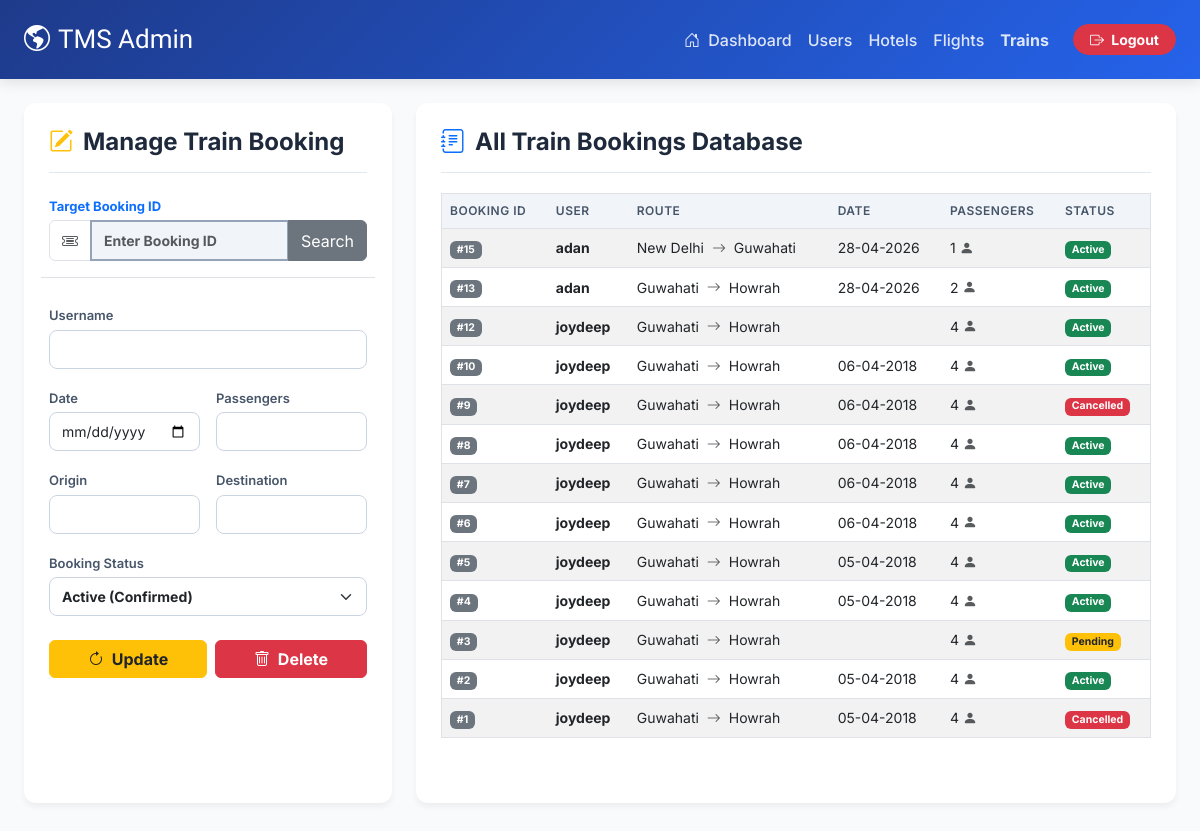
Screenshot of /Management/trainbookings_view.php (signed in) with the database file from the repository.
### tables this page shows
CREATE TABLE `trainbookings` (
  `bookingID` int(5) NOT NULL,
  `username` varchar(50) NOT NULL,
  `date` varchar(60) NOT NULL,
  `cancelled` varchar(20) NOT NULL,
  `origin` varchar(50) NOT NULL,
  `destination` varchar(50) NOT NULL,
  `passengers` int(5) NOT NULL
);

### Management/trainbookings_view.php (the view, shortened to what this page needs)
<?php
$servername = "localhost";
$db_user = "root";
$db_pass = "";
$dbname = "travel";
$conn = mysqli_connect($servername, $db_user, $db_pass, $dbname);
$bookingID = ""; $booking_username = ""; $date = ""; $cancelled = "";
$origin = ""; $destination = ""; $passengers = "";
?>
<!DOCTYPE html>
<html lang="en">
<head>
    <link href="https://cdn.jsdelivr.net/npm/bootstrap@5.3.0/dist/css/bootstrap.min.css" rel="stylesheet">
    <link href="https://cdn.jsdelivr.net/npm/bootstrap-icons@1.10.5/font/bootstrap-icons.css" rel="stylesheet">
</head>
<body>
    <nav class="navbar navbar-expand-lg navbar-custom mb-4">
        <div class="container-fluid px-4">
            <a class="navbar-brand" href="Home.php">
                <i class="bi bi-globe-americas me-2"></i>TMS Admin
            </a>
            <div class="collapse navbar-collapse" id="navbarNav">
                <ul class="navbar-nav ms-auto align-items-center">
                    <li class="nav-item"><a class="nav-link" href="Home.php"><i class="bi bi-house-door me-1"></i> Dashboard</a></li>
                    <li class="nav-item"><a class="nav-link" href="users_add.php">Users</a></li>
                    <li class="nav-item"><a class="nav-link" href="hotels_add.php">Hotels</a></li>
                    <li class="nav-item"><a class="nav-link" href="flights_add.php">Flights</a></li>
                    <li class="nav-item"><a class="nav-link active fw-bold text-white" href="trains_add.php">Trains</a></li>
                    <li class="nav-item ms-3">
                        <a href="adminLogout.php" class="btn btn-danger btn-sm rounded-pill px-3 fw-bold">
                            <i class="bi bi-box-arrow-right me-1"></i> Logout
                        </a>
                    </li>
                </ul>
            </div>
        </div>
    </nav>
    <div class="container-fluid px-4 pb-5">
        <div class="row g-4">
            <div class="col-lg-4">
                <div class="dashboard-card h-100">
                    <h4 class="card-header-title">
                        <i class="bi bi-pencil-square text-warning"></i> Manage Train Booking
                    </h4>
                    <form method="post" action="">
                        <div class="row g-3">
                            <div class="col-12 mb-2 border-bottom pb-3">
                                <label class="form-label text-primary fw-bold">Target Booking ID</label>
                                <div class="input-group">
                                    <span class="input-group-text bg-white"><i class="bi bi-ticket-detailed text-muted"></i></span>
                                    <input type="number" name="bookingID" class="form-control search-highlight fw-bold" placeholder="Enter Booking ID" value="<?php echo htmlspecialchars($bookingID); ?>">
                                    <button type="submit" name="search" class="btn btn-secondary">Search</button>
                                </div>
                            </div>
                            <div class="col-12">
                                <label class="form-label">Username</label>
                                <input type="text" name="username" class="form-control" value="<?php echo htmlspecialchars($booking_username); ?>">
                            </div>
                            <div class="col-md-6">
                                <label class="form-label">Date</label>
                                <input type="date" name="date" class="form-control" value="<?php echo htmlspecialchars($date); ?>">
                            </div>
                            <div class="col-md-6">
                                <label class="form-label">Passengers</label>
                                <input type="number" name="passengers" class="form-control" value="<?php echo htmlspecialchars($passengers); ?>">
                            </div>
                            <div class="col-md-6">
                                <label class="form-label">Origin</label>
                                <input type="text" name="origin" class="form-control" value="<?php echo htmlspecialchars($origin); ?>">
                            </div>
                            <div class="col-md-6">
                                <label class="form-label">Destination</label>
                                <input type="text" name="destination" class="form-control" value="<?php echo htmlspecialchars($destination); ?>">
                            </div>
                            <div class="col-12">
                                <label class="form-label">Booking Status</label>
                                <select name="cancelled" class="form-select fw-bold">
                                    <option value="Active" <?php if(strtolower($cancelled) == 'active' || strtolower($cancelled) == 'no') echo 'selected'; ?>>Active (Confirmed)</option>
                                </select>
                            </div>
                            <div class="col-12 mt-4">
                                <div class="d-flex gap-2">
                                    <button type="submit" name="update" class="btn btn-warning flex-grow-1 fw-bold text-dark">
                                        <i class="bi bi-arrow-clockwise me-1"></i> Update
                                    </button>
                                    <button type="submit" name="delete" class="btn btn-danger flex-grow-1 fw-bold" onclick="return confirm('Are you sure you want to permanently delete this booking?');">
                                        <i class="bi bi-trash me-1"></i> Delete
                                    </button>
                                </div>
                            </div>
                        </div>
                    </form>
                </div>
            </div>
            <div class="col-lg-8">
                <div class="dashboard-card h-100">
                    <h4 class="card-header-title">
                        <i class="bi bi-journal-text text-primary"></i> All Train Bookings Database
                    </h4>
                    <div class="table-responsive">
                        <table class="table table-hover table-striped align-middle border">
                            <thead>
                                <tr>
                                    <th>Booking ID</th>
                                    <th>User</th>
                                    <th>Route</th>
                                    <th>Date</th>
                                    <th>Passengers</th>
                                    <th>Status</th>
                                </tr>
                            </thead>
                            <tbody>
                                <?php
                                $sql = "SELECT bookingID, username, date, cancelled, origin, destination, passengers FROM trainbookings ORDER BY bookingID DESC";
                                $result = mysqli_query($conn, $sql);
                                if (mysqli_num_rows($result) > 0) {
                                    while($row = mysqli_fetch_assoc($result)) {
                                        echo "<tr>";
                                        echo "<td><span class='badge bg-secondary'>#" . htmlspecialchars($row['bookingID']) . "</span></td>";
                                        echo "<td class='fw-bold'>" . htmlspecialchars($row['username']) . "</td>";
                                        echo "<td>" . htmlspecialchars($row['origin']) . " <i class='bi bi-arrow-right text-muted mx-1'></i> " . htmlspecialchars($row['destination']) . "</td>";
                                        echo "<td>" . htmlspecialchars($row['date']) . "</td>";
                                        echo "<td>" . htmlspecialchars($row['passengers']) . " <i class='bi bi-person-fill text-muted'></i></td>";
                                        $status = strtolower($row['cancelled']);
                                        if($status == 'cancelled' || $status == 'yes' || $status == 'true') {
                                            echo "<td><span class='badge bg-danger'>Cancelled</span></td>";
                                        } elseif($status == 'pending') {
                                            echo "<td><span class='badge bg-warning text-dark'>Pending</span></td>";
                                        } else {
                                            echo "<td><span class='badge bg-success'>Active</span></td>";
                                        }
                                        echo "</tr>";
                                    }
                                } else {
                                    echo "<tr><td colspan='6' class='text-center text-muted py-4'>No train bookings found in the database.</td></tr>";
                                }
                                ?>
                            </tbody>
                        </table>
                    </div>
                </div>
            </div>
        </div>
    </div>
</body>
</html>

### Management/trainbookings_view.php (style rules this page uses)
body { background-color: #f8fafc; font-family: 'Inter', sans-serif; color: #334155; }
.navbar-custom { background: linear-gradient(135deg, #1e3a8a, #2563eb); padding: 15px 0; box-shadow: 0 4px 12px rgba(0,0,0,0.1); }
.navbar-brand { font-family: 'Courgette', cursive; font-size: 26px; color: #ffffff !important; }
.nav-link { color: rgba(255, 255, 255, 0.85) !important; font-weight: 500; transition: color 0.3s; }
.dashboard-card { background: #ffffff; border-radius: 12px; border: none; box-shadow: 0 4px 6px rgba(0, 0, 0, 0.05); padding: 25px; margin-bottom: 24px; }
.card-header-title { font-weight: 700; color: #1e293b; margin-bottom: 20px; padding-bottom: 15px; border-bottom: 1px solid #e2e8f0; display: flex; align-items: center; gap: 10px; }
.form-label { font-weight: 600; font-size: 13px; color: #475569; margin-bottom: 4px; }
.form-control, .form-select { border-radius: 8px; padding: 8px 12px; border: 1px solid #cbd5e1; font-size: 14px; }
.search-highlight { background-color: #f1f5f9; border: 2px solid #94a3b8; }
.table th { background-color: #f1f5f9; color: #475569; font-weight: 600; font-size: 12px; text-transform: uppercase; letter-spacing: 0.5px; white-space: nowrap; }
.table td { font-size: 14px; vertical-align: middle; white-space: nowrap; }

### rows the page displays
trainbookings: bookingID "15", username "adan", origin "New Delhi", destination "Guwahati", date "28-04-2026", passengers "1", cancelled "Active"
trainbookings: bookingID "13", username "adan", origin "Guwahati", destination "Howrah", date "28-04-2026", passengers "2", cancelled "Active"
trainbookings: bookingID "12", username "joydeep", origin "Guwahati", destination "Howrah", passengers "4", cancelled "Active"
trainbookings: bookingID "10", username "joydeep", origin "Guwahati", destination "Howrah", date "06-04-2018", passengers "4", cancelled "Active"
trainbookings: bookingID "9", username "joydeep", origin "Guwahati", destination "Howrah", date "06-04-2018", passengers "4", cancelled "Cancelled"
trainbookings: bookingID "8", username "joydeep", origin "Guwahati", destination "Howrah", date "06-04-2018", passengers "4", cancelled "Active"
trainbookings: bookingID "7", username "joydeep", origin "Guwahati", destination "Howrah", date "06-04-2018", passengers "4", cancelled "Active"
trainbookings: bookingID "6", username "joydeep", origin "Guwahati", destination "Howrah", date "06-04-2018", passengers "4", cancelled "Active"
trainbookings: bookingID "5", username "joydeep", origin "Guwahati", destination "Howrah", date "05-04-2018", passengers "4", cancelled "Active"
trainbookings: bookingID "4", username "joydeep", origin "Guwahati", destination "Howrah", date "05-04-2018", passengers "4", cancelled "Active"
trainbookings: bookingID "3", username "joydeep", origin "Guwahati", destination "Howrah", passengers "4", cancelled "Pending"
trainbookings: bookingID "2", username "joydeep", origin "Guwahati", destination "Howrah", date "05-04-2018", passengers "4", cancelled "Active"
trainbookings: bookingID "1", username "joydeep", origin "Guwahati", destination "Howrah", date "05-04-2018", passengers "4", cancelled "Cancelled"
